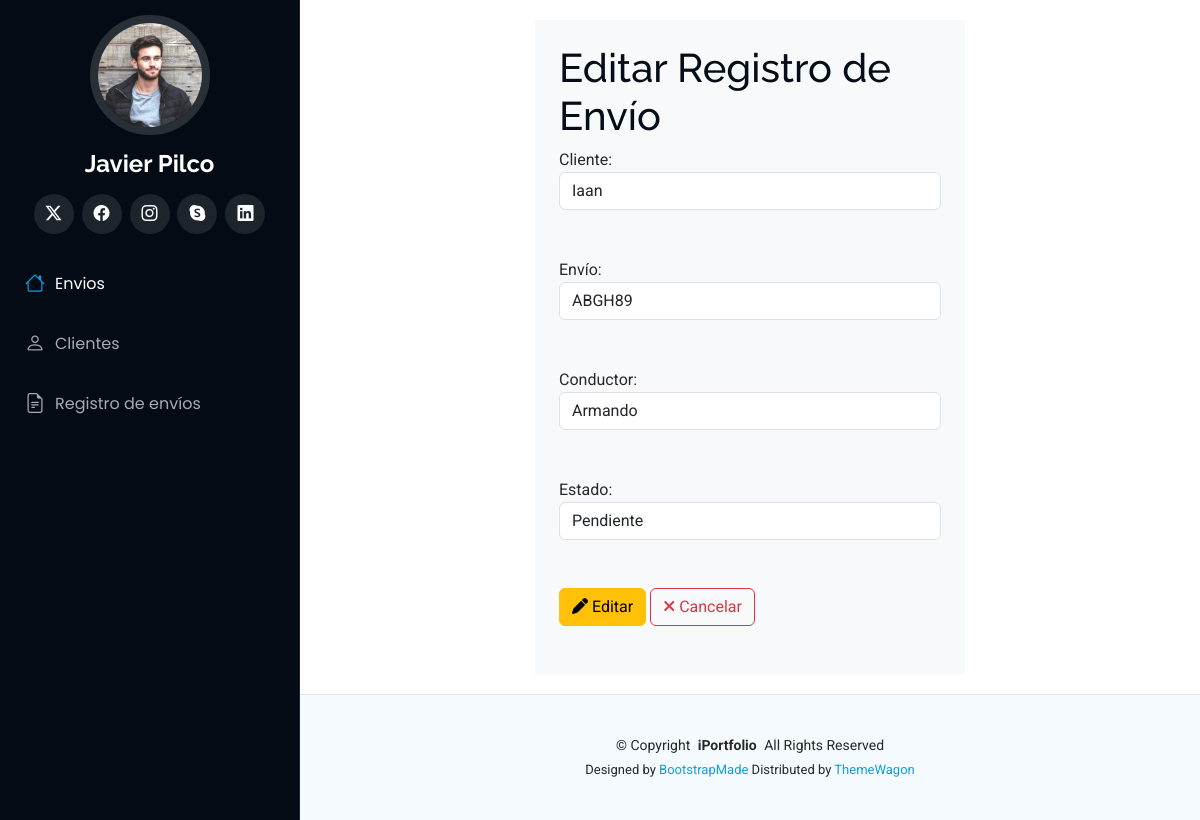
The page /editarRegistro/1 on the database as committed earlier.
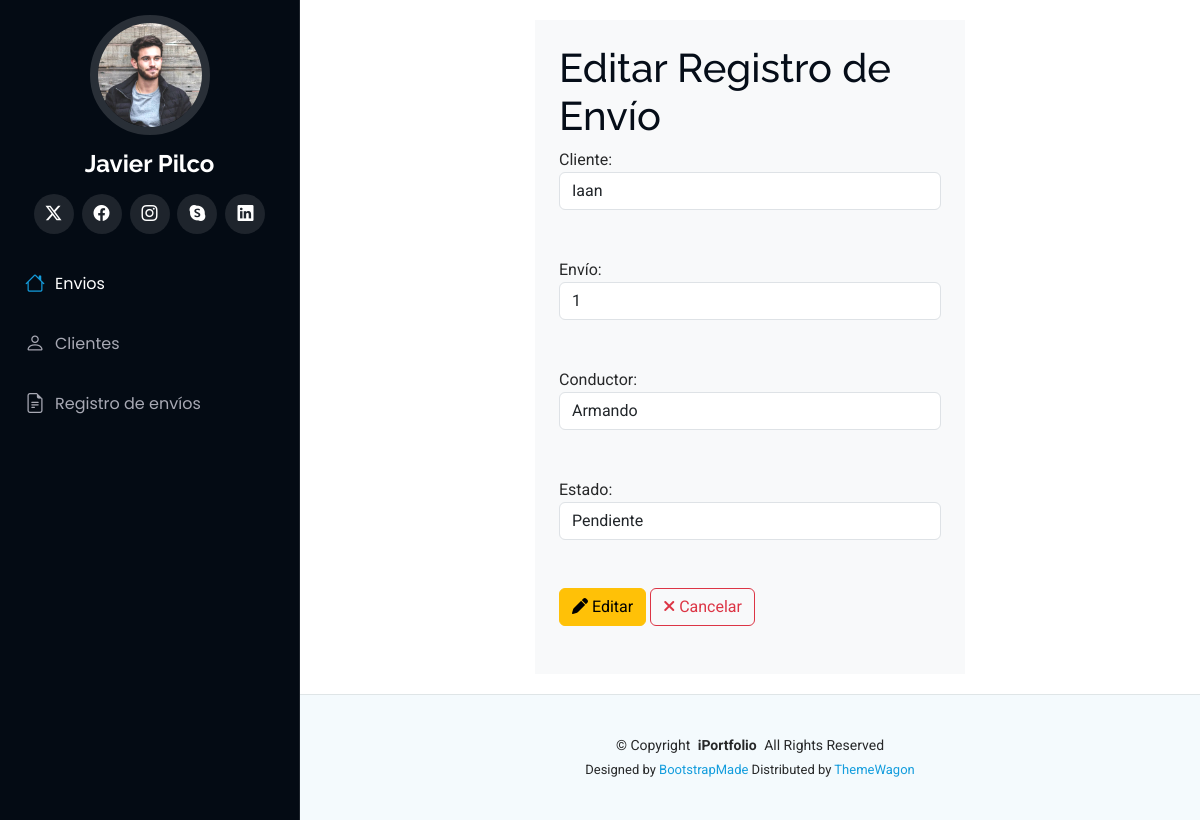
The same page on the database as committed later.
### Aplicaciones/Logistica/models.py (models this page shows, shortened)
class RegistroEnvio(models.Model):
    envio = models.ForeignKey(Envio, on_delete=models.CASCADE)
    cliente = models.ForeignKey(Cliente, on_delete=models.CASCADE)
    conductor = models.CharField(max_length=100)
    estado_viaje = models.CharField(max_length=100)

class Envio(models.Model):
    codigo = models.CharField(max_length=20, unique=True)
    origen = models.CharField(max_length=100)
    destino = models.CharField(max_length=100)

class Cliente(models.Model):
    nombre = models.CharField(max_length=100)
    telefono = models.CharField(max_length=15)
    direccion = models.CharField(max_length=200)
    fecha_registro = models.DateField()

### Aplicaciones/Logistica/views.py (the view)
# urls.py: path('editarRegistro/<id>', views.editarRegistro),
def editarRegistro(request, id):
    registro = RegistroEnvio.objects.get(id=id)
    envios = Envio.objects.all()
    clientes = Cliente.objects.all()
    return render(request, "editarRegistro.html", {
        'registro': registro,
        'envios': envios,
        'clientes': clientes
    })

### Aplicaciones/Logistica/templates/editarRegistro.html (shortened to what this page needs)
{% extends './plantilla.html' %}
{% block contenido %}
<div class="row">
    <div class="col-md-3"></div>
    <div class="col-md-6 bg-light p-4">
        <h1>Editar Registro de Envío</h1>
        <form action="/procesarEdicionRegistro" method="post">
            <label for="cliente_id">Cliente:</label><br>
            <select class="form-control" name="cliente_id" id="cliente_id" required>
                {% for cliente in clientes %}
                    <option value="{{ cliente.id }}" {% if cliente.id == registro.cliente.id %}selected{% endif %}>
                        {{ cliente.nombre }}
                    </option>
                {% endfor %}
            </select> <br> <br>
            <label for="envio_id">Envío:</label><br>
            <select class="form-control" name="envio_id" id="envio_id" required>
                {% for envio in envios %}
                    <option value="{{ envio.id }}" {% if envio.id == registro.envio.id %}selected{% endif %}>
                        {{ envio.codigo }}
                    </option>
                {% endfor %}
            </select> <br> <br>
            <label for="conductor">Conductor:</label><br>
            <input class="form-control" type="text" name="conductor" id="conductor" value="{{ registro.conductor }}" required> <br> <br>
            <label for="estado_viaje">Estado:</label><br>
            <input class="form-control" type="text" name="estado_viaje" id="estado_viaje" value="{{ registro.estado_viaje }}" required> <br> <br>
            <button class="btn btn-warning" type="submit">
                <i class="fa fa-pen"></i> Editar
            </button>
            <a class="btn btn-outline-danger" href="/registros">
                <i class="fa fa-times"></i> Cancelar
            </a>
        </form>
        <br>
    </div>
    <div class="col-md-3"></div>
</div>
{% endblock %}

Rows that differ between the two databases and show on the page:
changed RegistroEnvio "Armando": envio_id "ABGH89" → "1"
